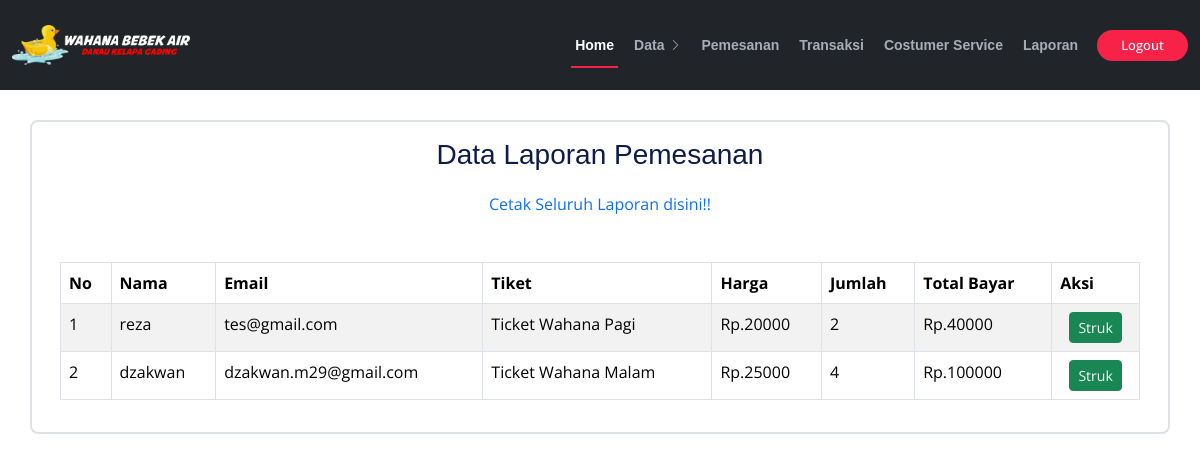
The app's page /admin/ref/laporan.php (signed in) with its own data.
### tables this page shows
CREATE TABLE `tbl_pesanan` (
  `id` int(11) NOT NULL,
  `kp` varchar(50) NOT NULL,
  `pemesan` varchar(50) NOT NULL,
  `nama` varchar(50) NOT NULL,
  `email` varchar(30) NOT NULL,
  `tiket` varchar(50) NOT NULL,
  `harga` int(11) NOT NULL,
  `jumlah` int(3) NOT NULL,
  `create_at` datetime NOT NULL DEFAULT current_timestamp(),
  `update_at` datetime NOT NULL
);

### admin/ref/laporan.php (the view, shortened to what this page needs)
<?php
require "../koneksi.php";
$psn  = mysqli_query($koneksi,"SELECT * FROM tbl_pesanan");
?>
<!DOCTYPE html>
<html lang="en">
<head>
  <link href="../../assets/vendor/fontawesome-free/css/all.min.css" rel="stylesheet">
  <link href="../../assets/vendor/animate.css/animate.min.css" rel="stylesheet">
  <link href="../../assets/vendor/aos/aos.css" rel="stylesheet">
  <link href="../../assets/vendor/bootstrap/css/bootstrap.min.css" rel="stylesheet">
  <link href="../../assets/vendor/bootstrap-icons/bootstrap-icons.css" rel="stylesheet">
  <link href="../../assets/vendor/boxicons/css/boxicons.min.css" rel="stylesheet">
  <link href="../../assets/vendor/glightbox/css/glightbox.min.css" rel="stylesheet">
  <link href="../../assets/vendor/swiper/swiper-bundle.min.css" rel="stylesheet">
  <link href="../../assets/css/style.css" rel="stylesheet">
</head>
<body>
   <header id="header" class="d-flex align-items-center bg-dark ">
    <div class="container-fluid container-xxl d-flex align-items-center">
      <div id="logo" class="me-auto">
        <a href="../index.html" class="scrollto"><img src="../../assets/img/LOGO3.png" alt="" title=""></a>
      </div>
      <nav id="navbar" class="navbar order-last order-lg-0">
        <ul>
          <li><a class="nav-link scrollto active" href="../index.php">Home</a></li>
          <li class="dropdown"><a href="#kategori"><span>Data</span> <i class="bi bi-chevron-right"></i></a>
              </li>
          <li><a class="nav-link scrollto" href="pesan.php">Pemesanan</a></li>
          <li><a class="nav-link scrollto" href="trans.php">Transaksi</a></li>
          <li><a class="nav-link scrollto" href="costumerS.php">Costumer Service</a></li>
          <li><a class="nav-link scrollto" href="laporan.php">Laporan</a></li>
        </ul>
      </nav>
      <a class="buy-tickets scrollto" href="../../Log_System/logout.php">Logout</a>
    </div>
  </header>
<div class="container border border-2 rounded-3 p-2" style="margin-top: 120px;">
    <div class="row m-2">
      <div class="col-md-12 mb-3">
      <h3 class="text-center">Data Laporan Pemesanan</h3>
      <p  class="text-center"><a href="prn-slprn.php" target="_blank" class="text-primary" >Cetak Seluruh Laporan disini!!</a></p>
    </div>
        <div class="col-md-12">
        <table  class="table table-bordered table-striped table-hover">
    <thead>
        <tr>
            <th scope="col">No</th>
            <th scope="col">Nama</th>
            <th scope="col">Email</th>
            <th scope="col">Tiket</th>
            <th scope="col">Harga</th>
            <th scope="col">Jumlah</th>
            <th scope="col">Total Bayar</th>
            <th scope="col">Aksi</th>
        </tr>
    </thead>
    <tbody>
        <?php $i = 1; ?>
        <?php foreach ($psn as $data ) : ?>
            <?php
                $hp = $data["harga"];
                $qt = $data["jumlah"];
                $tllb = $hp * $qt ;
            ?>
            <tr>
                <td scope="row"><?= $i ?></td>
                <td><?= $data["nama"]?></td>
                <td><?= $data["email"]?></td>
                <td><?= $data["tiket"]?></td>
                <td>Rp.<?= $data["harga"]?></td>
                <td><?= $data["jumlah"]?></td>
                <td>Rp.<?= $tllb;?></td>
                <td class="text-center" >
                    <button class="btn btn-sm btn-success" ><a href="strk-psn.php?id=<?= $data["id"];?>" target="_blank" class="text-light">Struk</a></button>
                </td>
            </tr>
        <?php $i++; ?>
        <?php endforeach; ?>
    </tbody>
</table>
        </div>
    </div>
</div>
</body>
</html>

### assets/css/style.css (style rules this page uses)
body { background: #fff; color: #2f3138; font-family: "Open Sans", sans-serif; }
a { color: #f82249; text-decoration: none; transition: 0.5s; }
p { padding: 0; margin: 0 0 30px 0; }
h1, h2, h3, h4, h5, h6 { font-family: "Raleway", sans-serif; font-weight: 400; margin: 0 0 20px 0; padding: 0; color: #0e1b4d; }
#header { height: 90px; position: fixed; left: 0; top: 0; right: 0; transition: all 0.5s; z-index: 997; }
#header #logo img { padding: 0; margin: 0; max-height: 40px; }
.buy-tickets { color: #fff; background: #f82249; padding: 7px 22px; margin: 0 0 0 15px; border-radius: 50px; border: 2px solid #f82249; transition: all ease-in-out 0.3s; font-weight: 500; line-height: 1; font-size: 13px; white-space: nowrap; }
.navbar { padding: 0; }
.navbar ul { margin: 0; padding: 0; display: flex; list-style: none; align-items: center; }
.navbar li { position: relative; }
.navbar>ul>li { white-space: nowrap; padding: 10px 0 10px 12px; }
.navbar a, .navbar a:focus { display: flex; align-items: center; justify-content: space-between; color: rgba(202, 206, 221, 0.8); font-family: "Raleway", sans-serif; font-weight: 600; font-size: 14px; white-space: nowrap; transition: 0.3s; position: relative; padding: 6px 4px; }
.navbar a i, .navbar a:focus i { font-size: 12px; line-height: 0; margin-left: 5px; }
.navbar>ul>li>a:before { content: ""; position: absolute; width: 0; height: 2px; bottom: -6px; left: 0; background-color: #f82249; visibility: hidden; transition: all 0.3s ease-in-out 0s; }
.navbar a:hover:before, .navbar li:hover>a:before, .navbar .active:before { visibility: visible; width: 100%; }
.navbar a:hover, .navbar .active, .navbar .active:focus, .navbar li:hover>a { color: #fff; }

### records on screen
tbl_pesanan: nama "reza", email "tes@gmail.com", tiket "Ticket Wahana Pagi", harga "20000", jumlah "2", tllb "40000"
tbl_pesanan: nama "dzakwan", email "dzakwan.m29@gmail.com", tiket "Ticket Wahana Malam", harga "25000", jumlah "4", tllb "100000"
